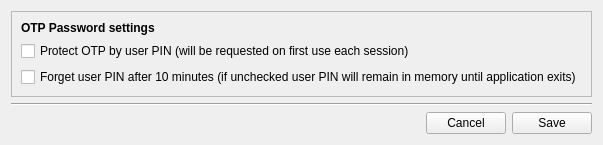
      <widget class="QWidget" name="tab_2">
       <attribute name="title">
        <string>OTP General</string>
       </attribute>
       <layout class="QVBoxLayout" name="verticalLayout_14">
        <item>
         <widget class="QFrame" name="frame_4">
          <property name="autoFillBackground">
           <bool>false</bool>
          </property>
          <property name="frameShape">
           <enum>QFrame::StyledPanel</enum>
          </property>
          <property name="frameShadow">
           <enum>QFrame::Sunken</enum>
          </property>
          <layout class="QVBoxLayout" name="verticalLayout_12">
           <item>
            <widget class="QLabel" name="label_11">
             <property name="font">
              <font>
               <weight>75</weight>
               <bold>true</bold>
              </font>
             </property>
             <property name="text">
              <string>OTP Password settings</string>
             </property>
            </widget>
           </item>
           <item>
            <layout class="QVBoxLayout" name="verticalLayout_2">
             <item>
              <widget class="QCheckBox" name="enableUserPasswordCheckBox">
               <property name="text">
                <string>Protect OTP by user PIN (will be requested on first use each session)</string>
               </property>
              </widget>
             </item>
             <item>
              <widget class="QCheckBox" name="deleteUserPasswordCheckBox">
               <property name="text">
                <string>Forget user PIN after 10 minutes (if unchecked user PIN will remain in memory until application exits)</string>
               </property>
              </widget>
             </item>
            </layout>
           </item>
          </layout>
         </widget>
        </item>
        <item>
         <spacer name="verticalSpacer_2">
          <property name="orientation">
           <enum>Qt::Vertical</enum>
          </property>
          <property name="sizeType">
           <enum>QSizePolicy::MinimumExpanding</enum>
          </property>
          <property name="sizeHint" stdset="0">
           <size>
            <width>20</width>
            <height>0</height>
           </size>
          </property>
         </spacer>
        </item>
        <item>
         <widget class="Line" name="line_2">
          <property name="orientation">
           <enum>Qt::Horizontal</enum>
          </property>
         </widget>
        </item>
        <item>
         <layout class="QHBoxLayout" name="horizontalLayout_5">
          <item>
           <spacer name="horizontalSpacer_4">
            <property name="orientation">
             <enum>Qt::Horizontal</enum>
            </property>
            <property name="sizeHint" stdset="0">
             <size>
              <width>40</width>
              <height>20</height>
             </size>
            </property>
           </spacer>
          </item>
          <item>
           <widget class="QPushButton" name="generalCancelButton">
            <property name="text">
             <string>Cancel</string>
            </property>
           </widget>
          </item>
          <item>
           <widget class="QPushButton" name="writeGeneralConfigButton">
            <property name="text">
             <string>Save</string>
            </property>
           </widget>
          </item>
         </layout>
        </item>
       </layout>
      </widget>
